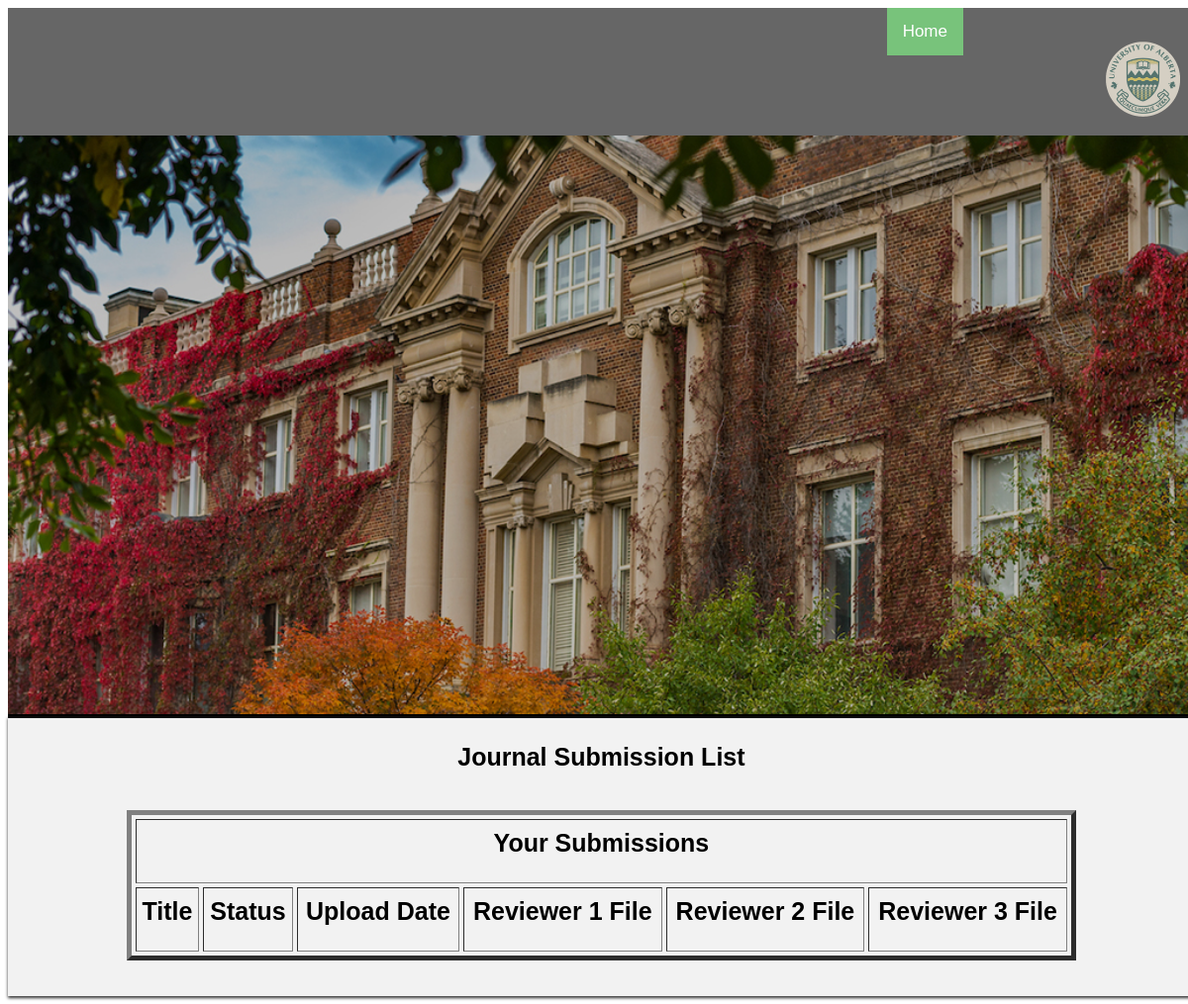
Page /journals/ on the earlier database version.
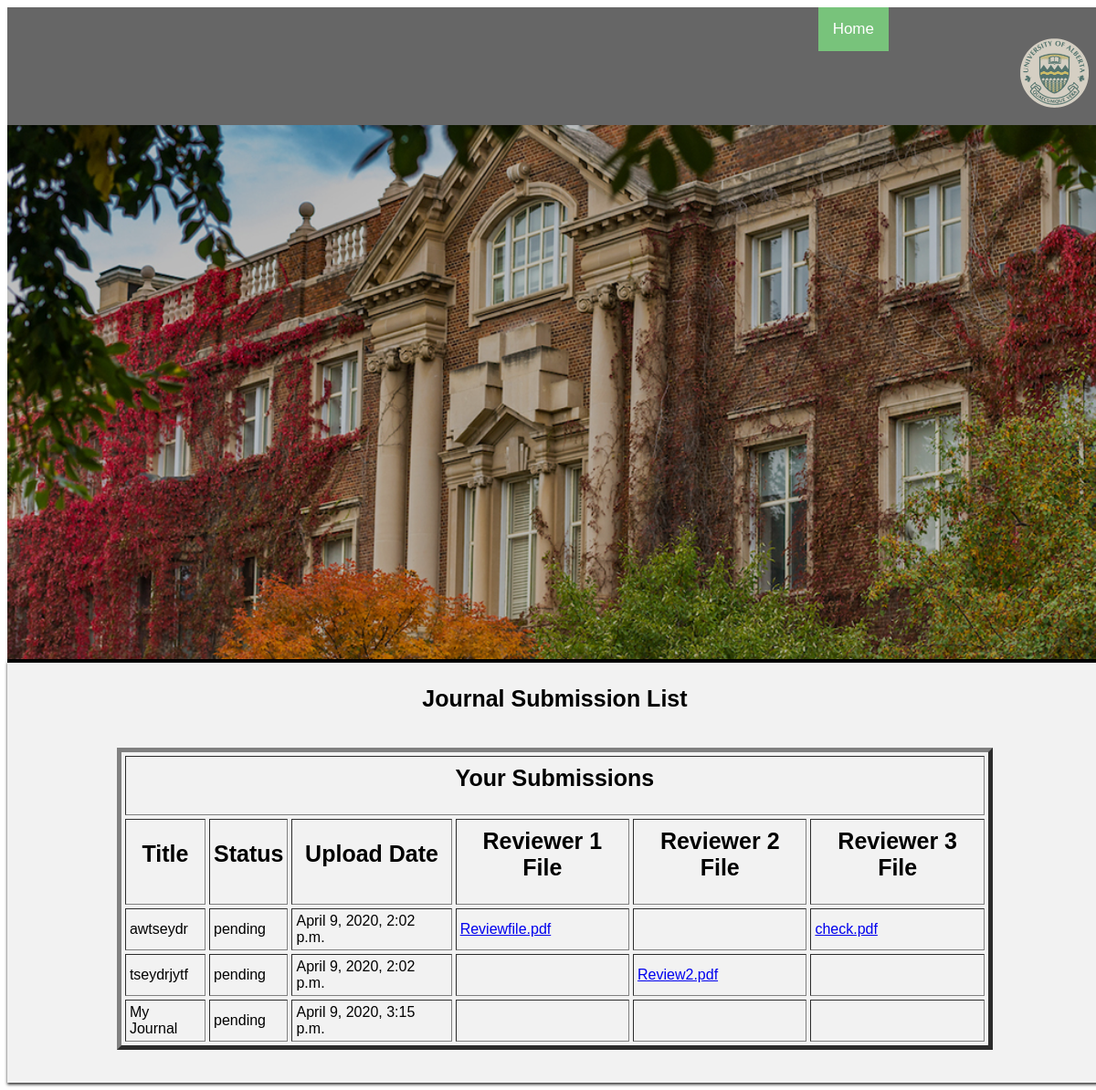
Same page on the later database version.
### userPages/models.py (models this page shows, shortened)
class Proposal(models.Model):
    author = models.ForeignKey(User, related_name='%(class)s_username_a', on_delete=models.SET_NULL, null=True)
    reviewer_1 = models.ForeignKey(User, related_name='%(class)s_username_r1', on_delete=models.SET_NULL, null=True)
    reviewer_2 = models.ForeignKey(User, related_name='%(class)s_username_r2', on_delete=models.SET_NULL, null=True)
    reviewer_3 = models.ForeignKey(User, related_name='%(class)s_username_r3', on_delete=models.SET_NULL, null=True)
    title = models.CharField(max_length= 200, null=True, blank= True)
    abstract = models.TextField(max_length=1000, null= True)
    author_file = models.FileField(null=True, blank=True)
    reviewer_1_file = models.FileField(null=True, blank=True)
    reviewer_2_file = models.FileField(null=True, blank=True)
    reviewer_3_file = models.FileField(null=True, blank=True)
    status = models.TextField(default="pending", max_length=20)
    due_date = models.DateTimeField(blank=True, null=True)
    upload_date = models.DateTimeField(default=timezone.now())
    version = models.IntegerField(blank=True, null=True)
    def get_absolute_url(self):
        return reverse('proposal-detail', args=[str(self.id)])

### userPages/views.py (the view)
# urls.py: path('journals/', author_view_journals, name = 'Journal View'),
def author_view_journals(request):
    num_proposals = Proposal.objects.all()
    return render(request, 'author/journal_list.html', {'num_proposals': num_proposals})

### userPages/templates/author/journal_list.html (shortened to what this page needs)
{% extends 'authorDashboard.html' %}
{% block head %}
    <!DOCTYPE html>
    <html>
    <head>
<div class = "Home Journals">
        <h2>Journal Submission List</h2> <br>
    </head>
    <body>
    <table class="minimalistBlack" border="5" WIDTH="80%" ALIGN="CENTER" CELLPADDING="4" CELLSPACING="4">
        <tr>
            <th colspan="6">
                <h2>Your Submissions</h2>
            </th>
        </tr>
        <tr>
            <th><h2><center>Title</center></h2></th>
            <th><h2><center>Status</center></h2></th>
            <th><h2><center>Upload Date</center></h2></th>
            <th><h2><center>Reviewer 1 File</center></h2></th>
            <th><h2><center>Reviewer 2 File</center></h2></th>
            <th><h2><center>Reviewer 3 File</center></h2></th>
        </tr>
        {% for item in num_proposals %}
            <tr>
                <td>{{ item.title }}</td>
                <td>{{ item.status }}</td>
                <td>{{ item.upload_date }}</td>
                <td><a href="{{ item.get_absolute_url }}">{{ item.reviewer_1_file }}</a></td>
                <td><a href="{{ item.get_absolute_url }}">{{ item.reviewer_2_file }}</a></td>
                <td><a href="{{ item.get_absolute_url }}">{{ item.reviewer_3_file }}</a></td>
            </tr>
        {% endfor %}
    </table>
    <br>
    <br>
    </body>
    </html>
{% endblock %}

### userPages/templates/authorDashboard.html (shortened to what this page needs)
{% extends 'base.html' %}

### FrontEnd/base.html (shortened to what this page needs)
{% load static %}
<!DOCTYPE html>
<html lang="en">
<head>
    <link rel="stylesheet" href={"https://cdnjs.cloudflare.com/ajax/libs/font-awesome/4.7.0/css/font-awesome.min.css">
    <link rel = "stylesheet" href = "{% static 'homeStyleSheet.css'%}" >
</head>
<body>
<div id = "wrap">
    <header>
        <nav class="topnav" id="myTopnav">
            <div class="container">
                <a class="navbar-brand" href="#">
                      <img href = "https://www.ualberta.ca/index.html"><img src= "{% static 'logo.png' %}" alt="Books">
                    </a>
                    <li><a href = "/login">{{ Function4 }}</a></li>
                    <li><a href="{{dashVariable}}">{{ Function1 }}</a></li>
                    <li><a href="/journals">{{ Function2 }}</a></li>
                    <li><a href="/about">{{ Function3 }}</a></li>
                    <li><a href="/home" class="active">Home</a></li>
             </div>
        </nav>
    </header>
<div class = "headerImage" id = "homeHeader">
    <img src= "{% static 'alberta.jpg' %}" alt="Books">
</div>
    {% block head %}
    {%  endblock %}
</div>
</body>
</html>

### staticfiles/homeStyleSheet.css (style rules this page uses)
#wrap { width:1200px; margin: 0 auto; }
.topnav { background-color: #333; opacity: 75%; overflow: hidden; list-style-type: none; }
.topnav a { float: right; font-family: "Century Gothic", sans-serif; display: block; color: #f2f2f2; text-align: center; padding: 14px 16px; text-decoration: none; font-size: 17px; }
.topnav a.active { background-color: #4CAF50; color: white; }
.navbar-brand { max-width: 75px; object-fit: contain; position: relative; left: 0; }
img { width: 100%; height:95%; opacity: 75%; }
.headerImage { alignment: center; background-color: black; width: 100%; height: 100%; }
.Home { padding-top: 20px; justify-content: center; background-color: #f2f2f2; font-family: "Century Gothic", sans-serif; width: 99.9%; height: auto; box-shadow: 1px 1px 3px 1px #333333; }
h2 { display: block; font-size: 25px; font-family: "Century Gothic", sans-serif; margin-top:5px; margin-left: auto; margin-right: auto; align-content: center; text-align: center; }

Differences in the rows shown:
added Proposal: title "awtseydr", status "pending", upload_date "April 9, 2020, 2:02 p.m.", reviewer_1_file "Reviewfile.pdf", reviewer_3_file "check.pdf"
added Proposal: title "tseydrjytf", status "pending", upload_date "April 9, 2020, 2:02 p.m.", reviewer_2_file "Review2.pdf"
added Proposal: title "My Journal", status "pending", upload_date "April 9, 2020, 3:15 p.m."
